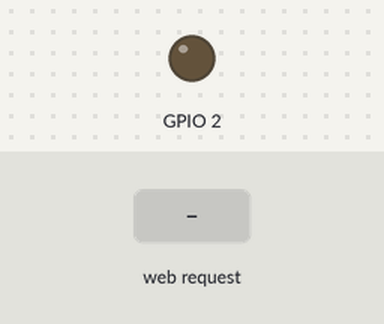
A sketch run on a simulated ESP8266 (NodeMCU). Shown: output pins drawn as LEDs (lit = HIGH, except the on-board LED, lit = LOW). Dashed ring = blinking. The test bench sets the inputs (shaded band).

Above: at 1.2 s.
1.3 s: HTTP request GET /post received
At 1.7 s:
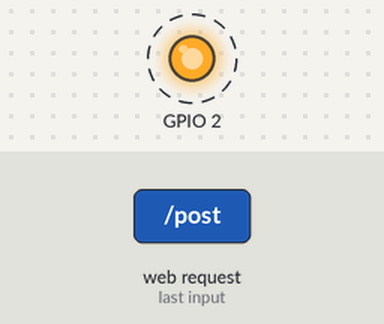
Timing chart, 0 to 4.3 s (numbered marks = the images above; inputs shaded):
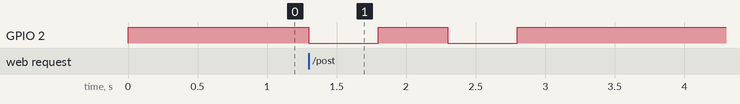

Measured:
- after the input at 1.3 s, GPIO 2: alternates HIGH for 0.50 s and LOW for 0.50 s, 4 changes in all, then stays HIGH, starting at once

The sketch:

ESP8266_messageboard.ino
```cpp
// ESP8266 WiFi Captive Portal
// By 125K (github.com/125K)

// Includes
#include <ESP8266WiFi.h>
#include <DNSServer.h>
#include <ESP8266WebServer.h>

// User configuration
#define SSID_NAME "连我试试"
#define TITLE "壶内洞天"
#define POST_TITLE "保存留言"
#define POST_BODY "保存留言"
#define PASS_TITLE "显示留言"
#define CLEAR_TITLE "清理留言"

// Init System Settings
const byte HTTP_CODE = 200;
const byte DNS_PORT = 53;
const byte TICK_TIMER = 1000;
IPAddress APIP(172, 0, 0, 1); // Gateway

String Credentials="";
unsigned long bootTime=0, lastActivity=0, lastTick=0, tickCtr=0;
DNSServer dnsServer; ESP8266WebServer webServer(80);

String input(String argName) {
  String a=webServer.arg(argName);
  a.replace("<","&lt;");a.replace(">","&gt;");
  a.substring(0,200);
  return a;
}

String footer() {
  String script = "<script>"
    "function updateCountdown() {"
    "var targetDate = new Date(\"2024-03-30T00:00:00Z\");"
    "var currentDate = new Date();"
    "var timeRemaining = targetDate - currentDate;"
    "var days = Math.floor(timeRemaining / (1000 * 60 * 60 * 24));"
    "var hours = Math.floor((timeRemaining % (1000 * 60 * 60 * 24)) / (1000 * 60 * 60));"
    "var minutes = Math.floor((timeRemaining % (1000 * 60 * 60)) / (1000 * 60));"
    "var seconds = Math.floor((timeRemaining % (1000 * 60)) / 1000);"
    "document.getElementById(\"countdown\").innerHTML = days + \"天 \" + hours + \"小时 \" + minutes + \"分钟 \" + seconds + \"秒 \";"
    "}"
    "setInterval(updateCountdown, 1000);"
    "</script>";
   return "<div class=q><a>&#169; 滚回去学习!</a></div>" + script + "</body></html>";
}

String header(String t) {
  String CSS = "article { background: #f2f2f2; padding: 1.3em; }"
    "body { color: #333; font-family: Century Gothic, sans-serif; font-size: 18px; line-height: 24px; margin: 0; padding: 0; }"
    "div { padding: 0.5em; }"
    "h1 { margin: 0.5em 0 0 0; padding: 0.5em; }"
    "input { width: 100%; padding: 9px 10px; margin: 8px 0; box-sizing: border-box; border-radius: 0; border: 1px solid #555555; }"
    "label { color: #333; display: block; font-style: italic; font-weight: bold; }"
    "nav { background: #0066ff; color: #fff; display: block; font-size: 1.3em; padding: 1em; }"
    "nav b { display: block; font-size: 1.5em; margin-bottom: 0.5em; } "
    "textarea { width: 100%; }";
  String h = "<!DOCTYPE html><html>"
    "<head><meta charset=UTF-8><title>" + t + "</title>"
    "<style>"+CSS+"</style></head>"
    "<body><nav>你还有多少时间? <b><div id='countdown'></div></b>而你却在这里玩! </nav>";
  return h;
}

String creds() {
  return header(PASS_TITLE) + "<ol>" + Credentials + "</ol><br><center><p><a style='color: blue' href=/>前往首页</a></p></center>" + footer();
}

String index() {
  return header(TITLE) + "<div>你可在此时写下留言</div><div><form action=/post method=post>" +
    "<b>昵称:</b> <center><input type=text name=username maxlength=10></input></center>" +
    "<b>留言:</b> <center><textarea type=text name=usertext style='height: 6em;'></textarea><input type=submit value='提交'></form></center></div>" + footer();
}

String posted() {
  String username = input("username");
  String usertext = input("usertext");
  Credentials="<li>昵称: <b>" + username + "</b></br>留言: <b>" + usertext + "</b></li>" + Credentials;
  return header(POST_TITLE) + "<div style='font-size: 1.4em'>保存成功,<a href='/creds'>前往此处查看留言</a></div>" + footer();
}

String clear() {
  String username="<p></p>";
  String usertext="<p></p>";
  Credentials="<p></p>";
  return header(CLEAR_TITLE) + "<div><p>已清除所有留言</div></p><center><a style=\"color:blue\" href=/>点击此处前往首页</a></center>" + footer();
}

void BLINK() { // The internal LED will blink 5 times when a password is received.
  int count = 0;
  while(count < 2){
    digitalWrite(BUILTIN_LED, LOW);
    delay(500);
    digitalWrite(BUILTIN_LED, HIGH);
    delay(500);
    count = count + 1;
  }
}

void setup() {
  bootTime = lastActivity = millis();
  WiFi.mode(WIFI_AP);
  WiFi.softAPConfig(APIP, APIP, IPAddress(255, 255, 255, 0));
  WiFi.softAP(SSID_NAME);
  dnsServer.start(DNS_PORT, "*", APIP); // DNS spoofing (Only HTTP)
  webServer.on("/post",[]() { webServer.send(HTTP_CODE, "text/html", posted()); BLINK(); });
  webServer.on("/creds",[]() { webServer.send(HTTP_CODE, "text/html", creds()); });
  webServer.on("/clear",[]() { webServer.send(HTTP_CODE, "text/html", clear()); });
  webServer.onNotFound([]() { lastActivity=millis(); webServer.send(HTTP_CODE, "text/html", index()); });
  webServer.begin();
  pinMode(BUILTIN_LED, OUTPUT);
  digitalWrite(BUILTIN_LED, HIGH);
}


void loop() {
  if ((millis()-lastTick)>TICK_TIMER) {lastTick=millis();}
  dnsServer.processNextRequest();
  webServer.handleClient();
}
```
